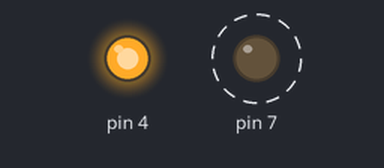
A sketch run on a simulated Arduino Uno, built with avr-gcc and run on an emulated ATmega328P. Shown: output pins drawn as LEDs (lit = HIGH). Dashed ring = blinking.

Above: at 0.2 s.
At 2.1 s:
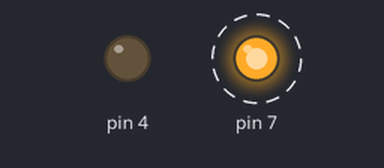
Timing chart, 0 to 3.2 s (numbered marks = the images above):
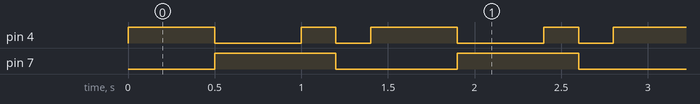

Measured:
- by itself, pin 4: repeats every 1.4 s: LOW 0.50 s, HIGH 0.20 s, LOW 0.20 s, HIGH 0.50 s
- by itself, pin 7: alternates HIGH for 0.70 s and LOW for 0.70 s
- by itself, everything shown: repeats every 1.4 s, in 4 steps

The sketch:

Task-8.ino
```cpp
void setup() {
  Serial.begin(9600);

  // configure pin 4 and 7
  DDRD |= (1 << DDD4);
  DDRD |= (1 << DDD7);
}

void loop() {
  PORTD |= (1 << PORTD4);
  PORTD &= ~(1 << PORTD7);
  delay(500);
  PORTD |= (1 << PORTD7);
  PORTD &= ~(1 << PORTD4);
  delay(500);
  PORTD |= (1 << PORTD4);
  PORTD |= (1 << PORTD7);
  delay(200);
  PORTD &= ~(1 << PORTD4);
  PORTD &= ~(1 << PORTD7);
  delay(200);
}
```
